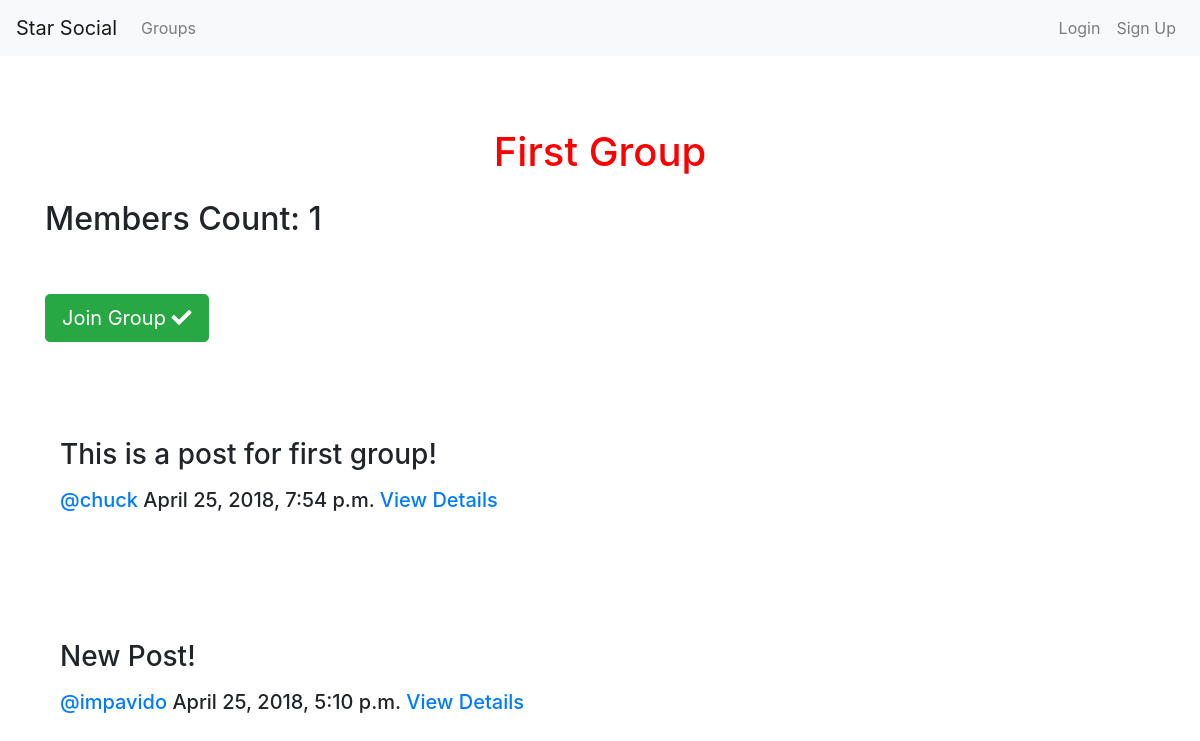
The app's page /groups/posts/in/first-group/ with its own data.
### groups/models.py (models this page shows, shortened)
class Group(models.Model):
    name = models.CharField(max_length=255, unique=True)
    slug = models.SlugField(allow_unicode=True, unique=True)
    description = models.TextField(blank=True, default='')
    description_html = models.TextField(editable=False, default='', blank=True)
    members = models.ManyToManyField(User, through='GroupMember')
    class Meta():
        ordering = ['name']

### posts/models.py (models this page shows, shortened)
class Post(models.Model):
    user = models.ForeignKey(User, related_name='posts', on_delete=models.CASCADE)
    create_date = models.DateTimeField(auto_now=True)
    message = models.TextField()
    message_html = models.TextField(editable=False)
    group = models.ForeignKey(Group, related_name='posts', null=True, blank=True, on_delete=models.CASCADE)
    class Meta():
        ordering = ['-create_date']
        unique_together = ['user', 'message']

### groups/views.py (the view)
# urls.py: path('posts/in/<slug:slug>/', views.SingleGroup.as_view(), name = 'single'),
class SingleGroup(generic.DetailView):
    model = models.Group

### groups/templates/groups/group_detail.html
{% extends "groups/group_base.html" %}
{% block pregroup %}
    <div class="col-12">
        <br><br><br>
        <h1>{{group.name}}</h1>
        <br>
        <h2>Members Count: {{group.members.count}}</h2>
        <br>
        <br>
    </div>
    <div class="content col-12">
        {% if user in group.members.all %}
            <a href="{% url 'groups:leave' slug=group.slug %}" class="btn btn-lg btn-fill btn-warning">Leave Group <i class="fas fa-sign-out-alt"></i></a>
        {% else %}
            <a href="{% url 'groups:join' slug=group.slug %}" class="btn btn-lg btn-fill btn-success">Join Group <i class="fas fa-check"></i></a>
        {% endif %}
        <br><br><br>
    </div>
{% endblock pregroup %}
{% block group_content %}
    <div class="col-md-8">
        {% if group.posts.count == 0 %}
            <h2>No posts in this group yet!</h2>
        {% else %}
            {% for post in group.posts.all %}
                {% include 'posts/_post.html' with hide_delete=False %}
            {% endfor %}
        {% endif %}
    </div>
{% endblock group_content %}

### posts/templates/posts/_post.html (shortened to what this page needs)
<div class="col-12 post-media">
    <br><br>
    <h3>{{post.message_html|safe}}</h3>
    <div class="media-body">
        <h5 class="media-heading">
            <time class="time">
                <span class="username"><a href="{% url 'posts:for_user' username=post.user.username%}">@{{post.user.username}}</a></span>
                {{post.create_date}}
                <a href="{% url 'posts:single' username=post.user.username pk=post.pk %}">View Details</a>
            </time>
        </h5>
        <br>
    </div>
    <br><br>
</div>

### static/css/master.css (style rules this page uses)
h1 { color: red; text-align: center; margin: auto; align-content: center; }

### records on screen
Group: name "First Group", members.count "1"
Post: message_html "This is a post for first group!", user.username "chuck", create_date "April 25, 2018, 7:54 p.m."
Post: message_html "New Post!", user.username "impavido", create_date "April 25, 2018, 5:10 p.m."
